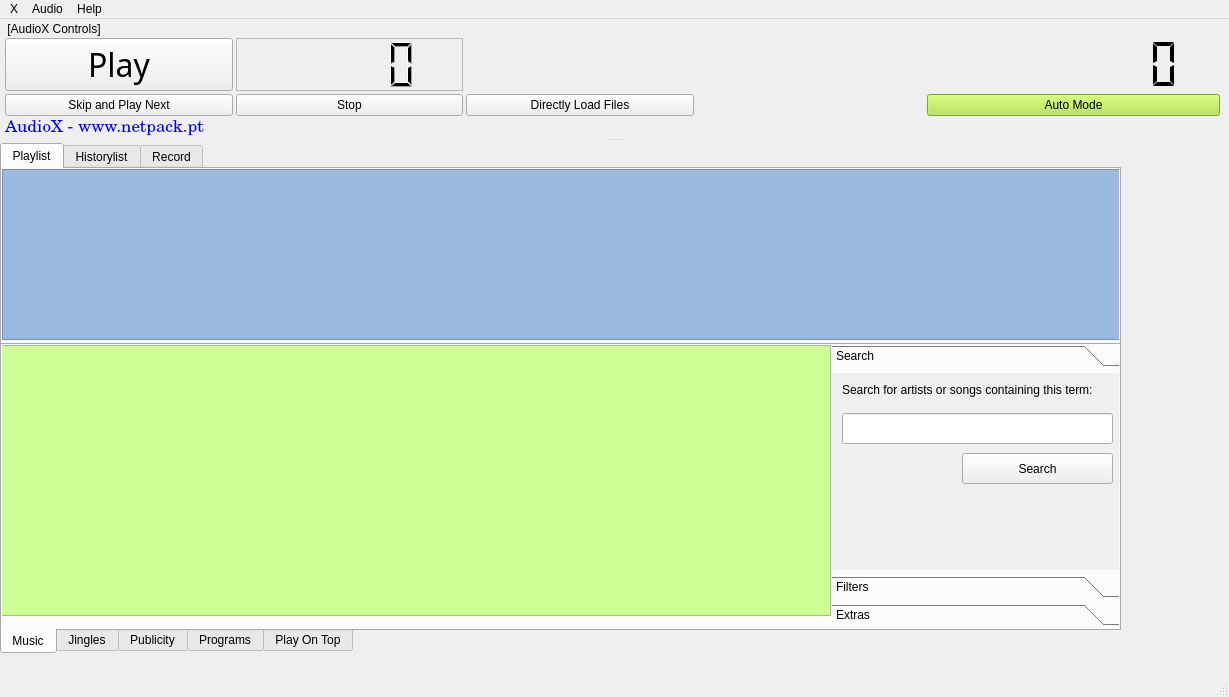
<?xml version="1.0" encoding="UTF-8"?>
<ui version="4.0">
 <class>player</class>
 <widget class="QMainWindow" name="player">
  <property name="geometry">
   <rect>
    <x>0</x>
    <y>0</y>
    <width>1229</width>
    <height>697</height>
   </rect>
  </property>
  <property name="minimumSize">
   <size>
    <width>800</width>
    <height>600</height>
   </size>
  </property>
  <property name="acceptDrops">
   <bool>false</bool>
  </property>
  <property name="windowTitle">
   <string>AudioX</string>
  </property>
  <property name="windowIcon">
   <iconset resource="resources.qrc">
    <normaloff>:/48x48.png</normaloff>:/48x48.png</iconset>
  </property>
  <property name="toolButtonStyle">
   <enum>Qt::ToolButtonFollowStyle</enum>
  </property>
  <property name="dockOptions">
   <set>QMainWindow::AllowTabbedDocks|QMainWindow::AnimatedDocks</set>
  </property>
  <property name="unifiedTitleAndToolBarOnMac">
   <bool>true</bool>
  </property>
  <widget class="QWidget" name="frame_main_window">
   <property name="acceptDrops">
    <bool>true</bool>
   </property>
   <layout class="QGridLayout" name="gridLayout_4" rowstretch="0,0" columnstretch="10,0">
    <property name="leftMargin">
     <number>0</number>
    </property>
    <property name="topMargin">
     <number>0</number>
    </property>
    <property name="rightMargin">
     <number>0</number>
    </property>
    <property name="bottomMargin">
     <number>0</number>
    </property>
    <property name="spacing">
     <number>0</number>
    </property>
    <item row="0" column="1" rowspan="2">
     <widget class="QVUMeter" name="qvumeter" native="true">
      <property name="sizePolicy">
       <sizepolicy hsizetype="Preferred" vsizetype="Preferred">
        <horstretch>0</horstretch>
        <verstretch>0</verstretch>
       </sizepolicy>
      </property>
      <property name="minimumSize">
       <size>
        <width>10</width>
        <height>200</height>
       </size>
      </property>
      <property name="toolTip">
       <string>VU Meter</string>
      </property>
      <property name="whatsThis">
       <string>VU Meter</string>
      </property>
     </widget>
    </item>
    <item row="0" column="0" rowspan="2">
     <widget class="QFrame" name="frames_Playlist_and_DB">
      <property name="frameShape">
       <enum>QFrame::NoFrame</enum>
      </property>
      <property name="frameShadow">
       <enum>QFrame::Plain</enum>
      </property>
      <widget class="QTabWidget" name="tabWidget_2">
       <property name="geometry">
        <rect>
         <x>0</x>
         <y>200</y>
         <width>1121</width>
         <height>311</height>
        </rect>
       </property>
       <property name="tabPosition">
        <enum>QTabWidget::South</enum>
       </property>
       <property name="currentIndex">
        <number>0</number>
       </property>
       <widget class="QWidget" name="tab_5">
        <attribute name="title">
         <string>Music</string>
        </attribute>
        <widget class="QTableView" name="musicView">
         <property name="geometry">
          <rect>
           <x>-2</x>
           <y>0</y>
           <width>831</width>
           <height>271</height>
          </rect>
         </property>
         <property name="font">
          <font>
           <family>Century Schoolbook L</family>
          </font>
         </property>
         <property name="contextMenuPolicy">
          <enum>Qt::CustomContextMenu</enum>
         </property>
         <property name="styleSheet">
          <string notr="true">background-color: rgb(205, 255, 150);</string>
         </property>
         <property name="showDropIndicator" stdset="0">
          <bool>true</bool>
         </property>
         <property name="dragEnabled">
          <bool>true</bool>
         </property>
         <property name="dragDropOverwriteMode">
          <bool>false</bool>
         </property>
         <property name="dragDropMode">
          <enum>QAbstractItemView::DragDrop</enum>
         </property>
         <property name="defaultDropAction">
          <enum>Qt::CopyAction</enum>
         </property>
         <property name="alternatingRowColors">
          <bool>true</bool>
         </property>
         <property name="selectionMode">
          <enum>QAbstractItemView::SingleSelection</enum>
         </property>
         <property name="showGrid">
          <bool>false</bool>
         </property>
        </widget>
        <widget class="QToolBox" name="toolBox">
         <property name="geometry">
          <rect>
           <x>830</x>
           <y>0</y>
           <width>291</width>
           <height>281</height>
          </rect>
         </property>
         <property name="currentIndex">
          <number>0</number>
         </property>
         <widget class="QWidget" name="toolBoxSearch">
          <property name="geometry">
           <rect>
            <x>0</x>
            <y>0</y>
            <width>291</width>
            <height>192</height>
           </rect>
          </property>
          <attribute name="icon">
           <iconset>
            <normaloff>../../../../usr/share/icons/gnome/48x48/actions/search.png</normaloff>../../../../usr/share/icons/gnome/48x48/actions/search.png</iconset>
          </attribute>
          <attribute name="label">
           <string>Search</string>
          </attribute>
          <widget class="QLineEdit" name="txt_search">
           <property name="geometry">
            <rect>
             <x>10</x>
             <y>40</y>
             <width>271</width>
             <height>31</height>
            </rect>
           </property>
          </widget>
          <widget class="QPushButton" name="pushButton_6">
           <property name="geometry">
            <rect>
             <x>130</x>
             <y>80</y>
             <width>151</width>
             <height>31</height>
            </rect>
           </property>
           <property name="text">
            <string>Search</string>
           </property>
          </widget>
          <widget class="QLabel" name="label_3">
           <property name="geometry">
            <rect>
             <x>10</x>
             <y>-4</y>
             <width>271</width>
             <height>41</height>
            </rect>
           </property>
           <property name="text">
            <string>Search for artists or songs containing this term:</string>
           </property>
           <property name="wordWrap">
            <bool>true</bool>
           </property>
          </widget>
         </widget>
         <widget class="QWidget" name="toolBoxFilters">
          <property name="geometry">
           <rect>
            <x>0</x>
            <y>0</y>
            <width>291</width>
            <height>192</height>
           </rect>
          </property>
          <attribute name="icon">
           <iconset>
            <normaloff>../../../../usr/share/icons/gnome/48x48/places/folder-music.png</normaloff>../../../../usr/share/icons/gnome/48x48/places/folder-music.png</iconset>
          </attribute>
          <attribute name="label">
           <string>Filters</string>
          </attribute>
          <widget class="QCheckBox" name="checkBox_filter_genre1">
           <property name="geometry">
            <rect>
             <x>10</x>
             <y>0</y>
             <width>141</width>
             <height>22</height>
            </rect>
           </property>
           <property name="text">
            <string>Where genre1 is:</string>
           </property>
          </widget>
          <widget class="QComboBox" name="cBoxGenre1">
           <property name="geometry">
            <rect>
             <x>10</x>
             <y>20</y>
             <width>201</width>
             <height>27</height>
            </rect>
           </property>
          </widget>
          <widget class="QCheckBox" name="checkBox_filter_genre2">
           <property name="geometry">
            <rect>
             <x>10</x>
             <y>50</y>
             <width>151</width>
             <height>22</height>
            </rect>
           </property>
           <property name="text">
            <string>Where genre2 is:</string>
           </property>
          </widget>
          <widget class="QComboBox" name="cBoxGenre2">
           <property name="geometry">
            <rect>
             <x>10</x>
             <y>70</y>
             <width>201</width>
             <height>27</height>
            </rect>
           </property>
          </widget>
          <widget class="QPushButton" name="pushButton_7">
           <property name="geometry">
            <rect>
             <x>90</x>
             <y>110</y>
             <width>121</width>
             <height>27</height>
            </rect>
           </property>
           <property name="text">
            <string>Filter!</string>
           </property>
          </widget>
         </widget>
         <widget class="QWidget" name="QPage_extras">
          <property name="geometry">
           <rect>
            <x>0</x>
            <y>0</y>
            <width>291</width>
            <height>192</height>
           </rect>
          </property>
          <attribute name="label">
           <string>Extras</string>
          </attribute>
          <widget class="QPushButton" name="pushButton_5">
           <property name="geometry">
            <rect>
             <x>20</x>
             <y>0</y>
             <width>181</width>
             <height>21</height>
            </rect>
           </property>
           <property name="text">
            <string>Update / Reset tables</string>
           </property>
          </widget>
          <widget class="Phonon::VolumeSlider" name="volumeSlider" native="true">
           <property name="geometry">
            <rect>
             <x>130</x>
             <y>30</y>
             <width>151</width>
             <height>20</height>
            </rect>
           </property>
          </widget>
          <widget class="QLabel" name="label">
           <property name="geometry">
            <rect>
             <x>20</x>
             <y>30</y>
             <width>111</width>
             <height>17</height>
            </rect>
           </property>
           <property name="text">
            <string>Output Volume:</string>
           </property>
          </widget>
          <widget class="QPushButton" name="bt_video_download">
           <property name="geometry">
            <rect>
             <x>20</x>
             <y>80</y>
             <width>181</width>
             <height>21</height>
            </rect>
           </property>
           <property name="text">
            <string>Youtube Downloader</string>
           </property>
          </widget>
         </widget>
        </widget>
       </widget>
       <widget class="QWidget" name="tab_6">
        <attribute name="title">
         <string>Jingles</string>
        </attribute>
        <widget class="QTableView" name="jinglesView">
         <property name="geometry">
          <rect>
           <x>0</x>
           <y>0</y>
           <width>1121</width>
           <height>271</height>
          </rect>
         </property>
        </widget>
       </widget>
       <widget class="QWidget" name="tab_7">
        <attribute name="title">
         <string>Publicity</string>
        </attribute>
        <widget class="QTableView" name="PubView">
         <property name="geometry">
          <rect>
           <x>0</x>
           <y>0</y>
           <width>1121</width>
           <height>271</height>
          </rect>
         </property>
        </widget>
       </widget>
       <widget class="QWidget" name="tab_8">
        <attribute name="title">
         <string>Programs</string>
        </attribute>
       </widget>
       <widget class="QWidget" name="tab_9">
        <attribute name="title">
         <string>Play On Top</string>
        </attribute>
        <widget class="QGroupBox" name="groupBox">
         <property name="geometry">
          <rect>
           <x>10</x>
           <y>10</y>
           <width>411</width>
           <height>81</height>
          </rect>
         </property>
         <property name="styleSheet">
          <string notr="true"/>
         </property>
         <property name="title">
          <string>Select a file to Play On Top:</string>
         </property>
         <property name="flat">
          <bool>false</bool>
         </property>
         <property name="checkable">
          <bool>false</bool>
         </property>
         <widget class="QPushButton" name="pushButton">
          <property name="geometry">
           <rect>
            <x>0</x>
            <y>20</y>
            <width>91</width>
            <height>31</height>
           </rect>
          </property>
          <property name="text">
           <string>Load File</string>
          </property>
          <property name="icon">
           <iconset>
            <normaloff>../../../../usr/share/icons/oxygen/16x16/actions/view-barcode-add.png</normaloff>../../../../usr/share/icons/oxygen/16x16/actions/view-barcode-add.png</iconset>
          </property>
         </widget>
         <widget class="QPushButton" name="pushButton_2">
          <property name="geometry">
           <rect>
            <x>90</x>
            <y>20</y>
            <width>41</width>
            <height>31</height>
           </rect>
          </property>
          <property name="text">
           <string/>
          </property>
          <property name="icon">
           <iconset>
            <normaloff>../../../../usr/share/icons/oxygen/16x16/actions/arrow-right.png</normaloff>../../../../usr/share/icons/oxygen/16x16/actions/arrow-right.png</iconset>
          </property>
         </widget>
         <widget class="QPushButton" name="pushButton_3">
          <property name="geometry">
           <rect>
            <x>130</x>
            <y>20</y>
            <width>41</width>
            <height>31</height>
           </rect>
          </property>
          <property name="text">
           <string/>
          </property>
          <property name="icon">
           <iconset>
            <normaloff>../../../../usr/share/icons/oxygen/16x16/actions/media-playback-stop.png</normaloff>../../../../usr/share/icons/oxygen/16x16/actions/media-playback-stop.png</iconset>
          </property>
         </widget>
         <widget class="QLabel" name="fast_label">
          <property name="geometry">
           <rect>
            <x>0</x>
            <y>60</y>
            <width>791</width>
            <height>17</height>
           </rect>
          </property>
          <property name="text">
           <string>Load a file to play fast or </string>
          </property>
         </widget>
        </widget>
       </widget>
      </widget>
      <widget class="QWidget" name="widget_playlist" native="true">
       <property name="geometry">
        <rect>
         <x>0</x>
         <y>-10</y>
         <width>1121</width>
         <height>211</height>
        </rect>
       </property>
       <widget class="QTabWidget" name="tabWidget">
        <property name="geometry">
         <rect>
          <x>0</x>
          <y>10</y>
          <width>1121</width>
          <height>250</height>
         </rect>
        </property>
        <property name="currentIndex">
         <number>0</number>
        </property>
        <widget class="QWidget" name="tab">
         <attribute name="icon">
          <iconset>
           <normaloff>../../../../usr/share/icons/oxygen/32x32/actions/align-vertical-center.png</normaloff>../../../../usr/share/icons/oxygen/32x32/actions/align-vertical-center.png</iconset>
         </attribute>
         <attribute name="title">
          <string>Playlist</string>
         </attribute>
         <widget class="QListWidget" name="list_playlist">
          <property name="geometry">
           <rect>
            <x>0</x>
            <y>0</y>
            <width>1121</width>
            <height>171</height>
           </rect>
          </property>
          <property name="acceptDrops">
           <bool>true</bool>
          </property>
          <property name="autoFillBackground">
           <bool>false</bool>
          </property>
          <property name="styleSheet">
           <string notr="true">background-color: rgb(154, 187, 223);</string>
          </property>
          <property name="dragEnabled">
           <bool>true</bool>
          </property>
          <property name="dragDropOverwriteMode">
           <bool>true</bool>
          </property>
          <property name="dragDropMode">
           <enum>QAbstractItemView::InternalMove</enum>
          </property>
          <property name="defaultDropAction">
           <enum>Qt::MoveAction</enum>
          </property>
          <property name="alternatingRowColors">
           <bool>true</bool>
          </property>
         </widget>
        </widget>
        <widget class="QWidget" name="tab_2">
         <attribute name="icon">
          <iconset>
           <normaloff>../../../../usr/share/icons/oxygen/32x32/actions/align-vertical-bottom.png</normaloff>../../../../usr/share/icons/oxygen/32x32/actions/align-vertical-bottom.png</iconset>
         </attribute>
         <attribute name="title">
          <string>Historylist</string>
         </attribute>
         <widget class="QListWidget" name="historylist">
          <property name="geometry">
           <rect>
            <x>0</x>
            <y>0</y>
            <width>1121</width>
            <height>151</height>
           </rect>
          </property>
          <property name="styleSheet">
           <string notr="true">background-color: rgb(209, 144, 196);</string>
          </property>
         </widget>
        </widget>
        <widget class="QWidget" name="tab_3">
         <attribute name="title">
          <string>Record</string>
         </attribute>
         <widget class="QPushButton" name="pushButton_4">
          <property name="enabled">
           <bool>false</bool>
          </property>
          <property name="geometry">
           <rect>
            <x>90</x>
            <y>30</y>
            <width>51</width>
            <height>41</height>
           </rect>
          </property>
          <property name="text">
           <string/>
          </property>
          <property name="icon">
           <iconset>
            <normaloff>../../../../usr/share/icons/oxygen/32x32/actions/media-record.png</normaloff>../../../../usr/share/icons/oxygen/32x32/actions/media-record.png</iconset>
          </property>
          <property name="iconSize">
           <size>
            <width>32</width>
            <height>32</height>
           </size>
          </property>
         </widget>
         <widget class="QLabel" name="label_2">
          <property name="geometry">
           <rect>
            <x>30</x>
            <y>40</y>
            <width>51</width>
            <height>17</height>
           </rect>
          </property>
          <property name="text">
           <string>Record:</string>
          </property>
         </widget>
        </widget>
       </widget>
      </widget>
      <zorder>widget_playlist</zorder>
      <zorder>tabWidget_2</zorder>
     </widget>
    </item>
   </layout>
  </widget>
  <widget class="QMenuBar" name="menubar">
   <property name="geometry">
    <rect>
     <x>0</x>
     <y>0</y>
     <width>1229</width>
     <height>21</height>
    </rect>
   </property>
   <property name="sizePolicy">
    <sizepolicy hsizetype="Fixed" vsizetype="Minimum">
     <horstretch>0</horstretch>
     <verstretch>0</verstretch>
    </sizepolicy>
   </property>
   <property name="minimumSize">
    <size>
     <width>0</width>
     <height>0</height>
    </size>
   </property>
   <property name="baseSize">
    <size>
     <width>0</width>
     <height>0</height>
    </size>
   </property>
   <property name="nativeMenuBar">
    <bool>false</bool>
   </property>
   <widget class="QMenu" name="menuMenu">
    <property name="geometry">
     <rect>
      <x>280</x>
      <y>101</y>
      <width>200</width>
      <height>94</height>
     </rect>
    </property>
    <property name="sizePolicy">
     <sizepolicy hsizetype="Expanding" vsizetype="Preferred">
      <horstretch>0</horstretch>
      <verstretch>0</verstretch>
     </sizepolicy>
    </property>
    <property name="minimumSize">
     <size>
      <width>0</width>
      <height>0</height>
     </size>
    </property>
    <property name="sizeIncrement">
     <size>
      <width>67</width>
      <height>0</height>
     </size>
    </property>
    <property name="baseSize">
     <size>
      <width>0</width>
      <height>0</height>
     </size>
    </property>
    <property name="font">
     <font>
      <underline>false</underline>
      <strikeout>false</strikeout>
      <kerning>false</kerning>
     </font>
    </property>
    <property name="contextMenuPolicy">
     <enum>Qt::NoContextMenu</enum>
    </property>
    <property name="accessibleName">
     <string/>
    </property>
    <property name="tearOffEnabled">
     <bool>false</bool>
    </property>
    <property name="title">
     <string>X</string>
    </property>
    <property name="icon">
     <iconset resource="resources.qrc">
      <normaloff>:/48x48.png</normaloff>:/48x48.png</iconset>
    </property>
    <property name="separatorsCollapsible">
     <bool>false</bool>
    </property>
    <addaction name="actionConfigurations"/>
    <addaction name="separator"/>
    <addaction name="actionExit"/>
   </widget>
   <widget class="QMenu" name="menuAudio">
    <property name="title">
     <string>Audio</string>
    </property>
    <widget class="QMenu" name="menuAdd">
     <property name="title">
      <string>Add to Database</string>
     </property>
     <property name="icon">
      <iconset resource="resources.qrc">
       <normaloff>:/usr/share/icons/gnome/48x48/actions/add.png</normaloff>:/usr/share/icons/gnome/48x48/actions/add.png</iconset>
     </property>
     <addaction name="actionAdd_Jingle"/>
     <addaction name="actionAdd_Music"/>
     <addaction name="actionAdd_Program"/>
     <addaction name="separator"/>
     <addaction name="actionAdd_Publicity"/>
     <addaction name="separator"/>
     <addaction name="actionAdd_a_directory"/>
    </widget>
    <widget class="QMenu" name="menuPlaylist_2">
     <property name="title">
      <string>Playlist</string>
     </property>
     <property name="icon">
      <iconset resource="resources.qrc">
       <normaloff>:/usr/share/icons/Mint-X/apps/48/xfce4-clipman-plugin.png</normaloff>:/usr/share/icons/Mint-X/apps/48/xfce4-clipman-plugin.png</iconset>
     </property>
     <addaction name="actionSave_Playlist"/>
     <addaction name="actionLoad_Playlist"/>
     <addaction name="separator"/>
     <addaction name="actionClear_Playlist"/>
    </widget>
    <addaction name="menuAdd"/>
    <addaction name="actionManage_Genres"/>
    <addaction name="menuPlaylist_2"/>
   </widget>
   <widget class="QMenu" name="menuHelp">
    <property name="title">
     <string>Help</string>
    </property>
    <addaction name="actionBuy_me_a_Coffe"/>
   </widget>
   <addaction name="menuMenu"/>
   <addaction name="menuAudio"/>
   <addaction name="menuHelp"/>
  </widget>
  <widget class="QStatusBar" name="statusbar"/>
  <widget class="QDockWidget" name="dockWidget_2">
   <property name="maximumSize">
    <size>
     <width>524287</width>
     <height>200</height>
    </size>
   </property>
   <property name="features">
    <set>QDockWidget::DockWidgetMovable</set>
   </property>
   <property name="allowedAreas">
    <set>Qt::BottomDockWidgetArea|Qt::TopDockWidgetArea</set>
   </property>
   <property name="windowTitle">
    <string> [AudioX Controls]</string>
   </property>
   <attribute name="dockWidgetArea">
    <number>4</number>
   </attribute>
   <widget class="QWidget" name="dockWidgetContents_2">
    <layout class="QGridLayout" name="gridLayout_2">
     <property name="leftMargin">
      <number>5</number>
     </property>
     <property name="topMargin">
      <number>0</number>
     </property>
     <property name="bottomMargin">
      <number>0</number>
     </property>
     <property name="spacing">
      <number>3</number>
     </property>
     <item row="0" column="5">
      <widget class="QLCDNumber" name="txt_horas">
       <property name="minimumSize">
        <size>
         <width>293</width>
         <height>32</height>
        </size>
       </property>
       <property name="font">
        <font>
         <pointsize>16</pointsize>
         <weight>75</weight>
         <bold>true</bold>
        </font>
       </property>
       <property name="autoFillBackground">
        <bool>false</bool>
       </property>
       <property name="styleSheet">
        <string notr="true"/>
       </property>
       <property name="frameShape">
        <enum>QFrame::NoFrame</enum>
       </property>
       <property name="frameShadow">
        <enum>QFrame::Plain</enum>
       </property>
       <property name="lineWidth">
        <number>2</number>
       </property>
       <property name="digitCount">
        <number>8</number>
       </property>
       <property name="segmentStyle">
        <enum>QLCDNumber::Flat</enum>
       </property>
      </widget>
     </item>
     <item row="2" column="1">
      <widget class="QPushButton" name="nextFile">
       <property name="text">
        <string>Skip and Play Next</string>
       </property>
      </widget>
     </item>
     <item row="3" column="1" colspan="5">
      <widget class="QLabel" name="nowPlaying">
       <property name="maximumSize">
        <size>
         <width>16777215</width>
         <height>20</height>
        </size>
       </property>
       <property name="font">
        <font>
         <family>Century Schoolbook L</family>
         <pointsize>13</pointsize>
         <weight>50</weight>
         <italic>false</italic>
         <bold>false</bold>
         <underline>false</underline>
        </font>
       </property>
       <property name="styleSheet">
        <string notr="true">text-align:center;
color:blue;</string>
       </property>
       <property name="text">
        <string>AudioX - www.netpack.pt</string>
       </property>
      </widget>
     </item>
     <item row="2" column="2">
      <widget class="QPushButton" name="stopAction">
       <property name="text">
        <string>Stop</string>
       </property>
      </widget>
     </item>
     <item row="0" column="2">
      <widget class="QLCDNumber" name="timeLcd">
       <property name="font">
        <font>
         <family>Purisa</family>
         <pointsize>20</pointsize>
         <italic>true</italic>
        </font>
       </property>
       <property name="frameShape">
        <enum>QFrame::StyledPanel</enum>
       </property>
      </widget>
     </item>
     <item row="2" column="3">
      <widget class="QPushButton" name="addFiles">
       <property name="text">
        <string>Directly Load Files</string>
       </property>
      </widget>
     </item>
     <item row="2" column="5">
      <widget class="QPushButton" name="bt_autoMode">
       <property name="autoFillBackground">
        <bool>false</bool>
       </property>
       <property name="styleSheet">
        <string notr="true">background-color: rgb(175, 227, 59);</string>
       </property>
       <property name="text">
        <string>Auto Mode</string>
       </property>
       <property name="autoDefault">
        <bool>false</bool>
       </property>
       <property name="default">
        <bool>false</bool>
       </property>
       <property name="flat">
        <bool>false</bool>
       </property>
      </widget>
     </item>
     <item row="0" column="1">
      <widget class="QPushButton" name="pushButtonPlay">
       <property name="font">
        <font>
         <family>Courier 10 Pitch</family>
         <pointsize>24</pointsize>
         <weight>50</weight>
         <italic>false</italic>
         <bold>false</bold>
        </font>
       </property>
       <property name="text">
        <string>Play</string>
       </property>
       <property name="iconSize">
        <size>
         <width>32</width>
         <height>32</height>
        </size>
       </property>
      </widget>
     </item>
     <item row="0" column="3" colspan="2">
      <widget class="Phonon::SeekSlider" name="seekSlider" native="true">
       <property name="font">
        <font>
         <kerning>false</kerning>
        </font>
       </property>
       <property name="cursor">
        <cursorShape>ArrowCursor</cursorShape>
       </property>
       <property name="mouseTracking">
        <bool>false</bool>
       </property>
      </widget>
     </item>
    </layout>
   </widget>
  </widget>
  <action name="actionAbout_AudioEx">
   <property name="icon">
    <iconset>
     <normaloff>../../../../usr/share/icons/oxygen/32x32/actions/edit-image-face-recognize.png</normaloff>../../../../usr/share/icons/oxygen/32x32/actions/edit-image-face-recognize.png</iconset>
   </property>
   <property name="text">
    <string>About</string>
   </property>
  </action>
  <action name="actionConfigurations">
   <property name="enabled">
    <bool>true</bool>
   </property>
   <property name="icon">
    <iconset resource="resources.qrc">
     <normaloff>:/usr/share/icons/gnome/48x48/categories/package_settings.png</normaloff>:/usr/share/icons/gnome/48x48/categories/package_settings.png</iconset>
   </property>
   <property name="text">
    <string>Config</string>
   </property>
  </action>
  <action name="actionAdd_Music">
   <property name="text">
    <string>Add Music</string>
   </property>
  </action>
  <action name="actionBuy_me_a_Coffe">
   <property name="icon">
    <iconset>
     <normaloff>../../../../usr/share/icons/Mint-X/apps/32/caffeine.png</normaloff>../../../../usr/share/icons/Mint-X/apps/32/caffeine.png</iconset>
   </property>
   <property name="text">
    <string>About AudioX</string>
   </property>
  </action>
  <action name="actionManage_Genres">
   <property name="icon">
    <iconset resource="resources.qrc">
     <normaloff>:/usr/share/icons/gnome/48x48/places/folder-music.png</normaloff>:/usr/share/icons/gnome/48x48/places/folder-music.png</iconset>
   </property>
   <property name="text">
    <string>Manage Genres</string>
   </property>
  </action>
  <action name="actionAdd_Jingle">
   <property name="text">
    <string>Add Jingle</string>
   </property>
  </action>
  <action name="actionAdd_Publicity">
   <property name="text">
    <string>Add and Schedule Publicity</string>
   </property>
  </action>
  <action name="actionAdd_Program">
   <property name="text">
    <string>Add Program</string>
   </property>
  </action>
  <action name="actionExit">
   <property name="icon">
    <iconset>
     <normaloff>../../../../usr/share/icons/Mint-X/actions/32/exit.png</normaloff>../../../../usr/share/icons/Mint-X/actions/32/exit.png</iconset>
   </property>
   <property name="text">
    <string>Exit</string>
   </property>
  </action>
  <action name="actionCreate_a_new_database">
   <property name="text">
    <string>Create a new database</string>
   </property>
  </action>
  <action name="actionSet_active_database">
   <property name="text">
    <string>Select database path</string>
   </property>
  </action>
  <action name="actionAdd_a_directory">
   <property name="text">
    <string>Add Music directory</string>
   </property>
  </action>
  <action name="actionSave_Playlist">
   <property name="icon">
    <iconset resource="resources.qrc">
     <normaloff>:/usr/share/icons/gnome/48x48/devices/system-floppy.png</normaloff>:/usr/share/icons/gnome/48x48/devices/system-floppy.png</iconset>
   </property>
   <property name="text">
    <string>Save Playlist</string>
   </property>
  </action>
  <action name="actionClear_Playlist">
   <property name="icon">
    <iconset resource="resources.qrc">
     <normaloff>:/usr/share/icons/gnome/48x48/actions/editdelete.png</normaloff>:/usr/share/icons/gnome/48x48/actions/editdelete.png</iconset>
   </property>
   <property name="text">
    <string>Clear Playlist</string>
   </property>
  </action>
  <action name="actionLoad_Playlist">
   <property name="icon">
    <iconset resource="resources.qrc">
     <normaloff>:/usr/share/icons/gnome/48x48/places/folder.png</normaloff>:/usr/share/icons/gnome/48x48/places/folder.png</iconset>
   </property>
   <property name="text">
    <string>Load Playlist</string>
   </property>
  </action>
  <action name="actionMais_um4">
   <property name="text">
    <string>mais um4</string>
   </property>
  </action>
 </widget>
 <customwidgets>
  <customwidget>
   <class>Phonon::SeekSlider</class>
   <extends>QWidget</extends>
   <header location="global">phonon/seekslider.h</header>
  </customwidget>
  <customwidget>
   <class>Phonon::VolumeSlider</class>
   <extends>QWidget</extends>
   <header location="global">phonon/volumeslider.h</header>
  </customwidget>
  <customwidget>
   <class>QVUMeter</class>
   <extends>QWidget</extends>
   <header>qvumeter.h</header>
  </customwidget>
 </customwidgets>
 <resources>
  <include location="resources.qrc"/>
 </resources>
 <connections>
  <connection>
   <sender>pushButtonPlay</sender>
   <signal>clicked()</signal>
   <receiver>player</receiver>
   <slot>playPause()</slot>
   <hints>
    <hint type="sourcelabel">
     <x>130</x>
     <y>85</y>
    </hint>
    <hint type="destinationlabel">
     <x>92</x>
     <y>146</y>
    </hint>
   </hints>
  </connection>
  <connection>
   <sender>nextFile</sender>
   <signal>clicked()</signal>
   <receiver>player</receiver>
   <slot>nextFile()</slot>
   <hints>
    <hint type="sourcelabel">
     <x>281</x>
     <y>54</y>
    </hint>
    <hint type="destinationlabel">
     <x>255</x>
     <y>150</y>
    </hint>
   </hints>
  </connection>
  <connection>
   <sender>addFiles</sender>
   <signal>clicked()</signal>
   <receiver>player</receiver>
   <slot>addFiles()</slot>
   <hints>
    <hint type="sourcelabel">
     <x>324</x>
     <y>74</y>
    </hint>
    <hint type="destinationlabel">
     <x>349</x>
     <y>145</y>
    </hint>
   </hints>
  </connection>
  <connection>
   <sender>stopAction</sender>
   <signal>clicked()</signal>
   <receiver>player</receiver>
   <slot>stopAction()</slot>
   <hints>
    <hint type="sourcelabel">
     <x>150</x>
     <y>81</y>
    </hint>
    <hint type="destinationlabel">
     <x>166</x>
     <y>81</y>
    </hint>
   </hints>
  </connection>
 </connections>
 <slots>
  <slot>playPause()</slot>
  <slot>addFiles()</slot>
  <slot>nextFile()</slot>
  <slot>playAction()</slot>
  <slot>pauseAction()</slot>
  <slot>stopAction()</slot>
 </slots>
</ui>
